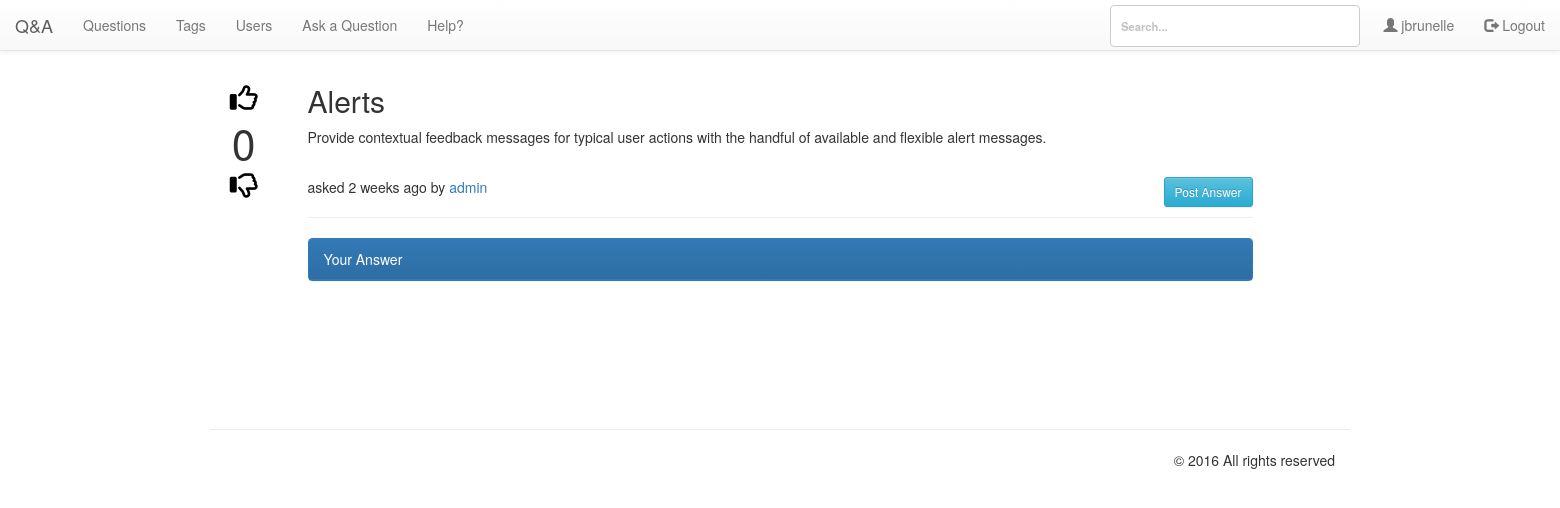
/pages/questions.php?qa=4 (signed in), run on the app's committed database.
### tables this page shows
CREATE TABLE `qa_posts` (
  `postid` int(10) UNSIGNED NOT NULL,
  `type` enum('Q','A','C','Q_HIDDEN','A_HIDDEN','C_HIDDEN','Q_QUEUED','A_QUEUED','C_QUEUED','NOTE') NOT NULL,
  `parentid` int(10) UNSIGNED DEFAULT NULL,
  `acount` smallint(5) UNSIGNED NOT NULL DEFAULT '0',
  `amaxvote` smallint(5) UNSIGNED NOT NULL DEFAULT '0',
  `userid` int(10) UNSIGNED DEFAULT NULL,
  `upvotes` smallint(5) UNSIGNED NOT NULL DEFAULT '0',
  `downvotes` smallint(5) UNSIGNED NOT NULL DEFAULT '0',
  `netvotes` smallint(6) NOT NULL DEFAULT '0',
  `views` int(10) UNSIGNED NOT NULL DEFAULT '0',
  `flagcount` tinyint(3) UNSIGNED NOT NULL DEFAULT '0',
  `format` varchar(20) NOT NULL DEFAULT '',
  `created` datetime NOT NULL,
  `updated` datetime DEFAULT NULL,
  `title` varchar(800) DEFAULT NULL,
  `content` varchar(8000) DEFAULT NULL,
  `tags` varchar(800) DEFAULT NULL,
  `selects` tinyint(1) DEFAULT NULL,
  `s_userid` tinyint(4) NOT NULL
);

CREATE TABLE `qa_users` (
  `userid` int(10) UNSIGNED NOT NULL,
  `created` datetime NOT NULL,
  `email` varchar(80) NOT NULL,
  `handle` varchar(20) NOT NULL,
  `avatarblobid` bigint(20) UNSIGNED DEFAULT NULL,
  `avatarwidth` smallint(5) UNSIGNED DEFAULT NULL,
  `avatarheight` smallint(5) UNSIGNED DEFAULT NULL,
  `passcheck` text,
  `loggedin` datetime NOT NULL
);

### pages/questions.php (the view, shortened to what the rows shown need)
<?php
include ($_SERVER['DOCUMENT_ROOT']."/pages/header.php");
include_once '../db/db.php';
include '../app/time.php';
require_once $_SERVER['DOCUMENT_ROOT'].'/nbbc/nbbc.php';
$bbcode = new BBCode;
$connection = new Db();
if(!empty($_GET['qa'])){
  $page_rows = 3;
  $pagenum = 1;
  $limit = 'LIMIT ' .($pagenum - 1) * $page_rows .',' .$page_rows;
  $sql = $connection -> select("SELECT * FROM `qa_posts` ORDER BY `postid` DESC $limit");
if(!empty($_SESSION['userid'])){
$postid = $connection -> quote($_GET['qa']);
$result = $connection -> select("SELECT `title`,`content`,`qa_posts`.`created`, `qa_posts`.`acount`, `qa_users`.`handle`, `qa_posts`.`flagcount`, `qa_users`.`userid`, `qa_posts`.`netvotes`, `qa_posts`.`postid` FROM `qa_posts` LEFT JOIN `qa_users` ON `qa_posts`.`userid` =  `qa_users`.`userid`  WHERE `postid`=".$postid." AND `type`='Q';");
$class = $connection -> select("SELECT `qa_uservotes`.`postid`, `type`, vote, `qa_uservotes`.`userid` FROM `qa_uservotes` INNER JOIN `qa_posts` ON `qa_posts`.`postid` = `qa_uservotes`.`postid` WHERE `qa_posts`.`type`='Q' AND `qa_uservotes`.`postid`=".$_GET['qa'].";");
foreach ($result as $key => $value) {
  ?>
  <div class="container">
    <div class="row">
      <div class="col-md-4 col-md-offset-4">
      </div>
    </div>
    <div class="row">
      <div class="col-md-1">
        <br>
        <form  method="post" id="upvote" class="my_form" action="/pages/votes.php">
          <div class="text-center upvote" id="upvote">
            <a class="<?php echo $updateClass;?>" id="<?php echo "upvote".$_GET['qa']; ?>" href='javascript:{}'
            onclick="<?php
                $retVal = ($_SESSION['name'] == $value['handle']) ? "ShowAlert();" : "document.getElementById('upvote').submit();" ;
                echo $retVal;
               ?>"
              >
              <i class="fa fa-thumbs-o-up fa-2x" aria-hidden="true" ></i></a></div>
        </form>
          <div class="text-center fa-3x"><span class="count"><?php echo $value['netvotes']; ?></span></div>
          <form  method="post" id="dnvote" class="my_form" action="/pages/votes.php">
            <div class="text-center downvote">
              <a href="javascript:{}" class="<?php echo $updateClass;?>"
                onclick="<?php
                    $retVal = ($_SESSION['name'] == $value['handle']) ? "ShowAlert();" : "document.getElementById('dnvote').submit();" ;
                    echo $retVal;
                   ?>
                "><i class="fa fa-thumbs-o-down fa-2x" aria-hidden="true"></i></a></div></form>
      </div>
      <div class="col-md-10">
        <h2><?php echo html_entity_decode($bbcode->Parse($value['title'])); ?></h2>
        <?php echo str_replace('pre', 'p', html_entity_decode($bbcode->Parse($value['content']))); ?>
        <div>
      <span class="">asked <?php echo  time_elapsed_string($value['created']); echo " by  <a href='#'>".$value['handle']."</a>"; ?> </span><div class="pull-right form-inline">
        <form class="freeze" action="/app/admin.php" id="freeze" method="post">
          <?php if($value['flagcount'] == 0){ ?>
            <a class="btn btn-sm btn-info col-md-pull-6 freeze" id="btnAnswer" onclick="$('#target').toggleClass('hidden');">Post Answer</a>
          <?php } ?>
        </form></div>
         </div>
        <hr>
      </div>
    </div>
      <div class="row">
        <div class="col-md-10 col-md-push-1">
          <div class="panel panel-primary">
      <div class="panel-heading"><?php if( $value['acount'] != 0){  echo $value['acount']." Answers"; ?></div> </div><?php
        $answer = $connection -> select("SELECT `title`,`content`,`qa_posts`.`created`, `postid`, `netvotes`, `qa_users`.`handle` FROM `qa_posts` LEFT JOIN `qa_users` ON `qa_posts`.`userid` =  `qa_users`.`userid`  WHERE `parentid`=".$postid." AND `type`='A' ORDER BY `created` DESC $limit;");
        $aclass = $connection -> select("SELECT `vote`, `qa_uservotes`.`postid` FROM `qa_uservotes` JOIN `qa_posts` ON `qa_posts`.`postid` = `qa_uservotes`.`postid` WHERE `qa_uservotes`.`userid`=".$_SESSION['userid'].";");
        $valaclass = (int)count($aclass);
        $aid;
        $aupdateClass;
          foreach ($answer as $key => $val) {
            if ($valaclass != 0 ) {
              foreach ($aclass as $key => $avote) {
                if($val['postid'] == $avote['postid']){
                  if($avote['vote'] == 0){
                    $aupdateClass = "upvote";
                  }
                  else if($avote['vote'] == 1){
                      $aupdateClass = "upvote upvote-enabled";
                   }else if($avote['vote'] == -1){
                     $aupdateClass = "upvote downvote-enabled";
                   }
                   else {
                     $aupdateClass = "upvote";
                   }
                }
               }
               }
            ?>
            <div class="col-md-1">
              <form  method="post" id="a_upvote<?php echo $val['postid'];?>" class="my_form" action="/pages/votes.php">
                <div class="text-center upvote">
                  <input type="hidden" name="a_vote" id="a_vote" value="a_upvote"/>
                  <input type="hidden" name="qa_voteid" id="qa_voteid" value="<?php echo $_GET['qa']; ?>"/>
                  <input type="hidden" name="a_upvoteid" value= <?php echo $val['postid']; ?> />
                  <a class="<?php
                  echo $aupdateClass;
                  ?>" id="<?php echo "a_upvote".$val['postid']; ?>" href='javascript:{}'
                  onclick="<?php
                      $retVal = ($_SESSION['name'] == $value['handle']) ? "ShowAlert();" : "document.getElementById('a_upvote".$val['postid']."').submit();" ;
                      echo $retVal;
                     ?>"
                    >
                    <i class="fa fa-thumbs-o-up" aria-hidden="true" ></i></a></div>
              </form>
                <div class="text-center fa-2x"><span class="count"><?php echo $val['netvotes']; ?></span></div>
                <form  method="post" id="a_dnvote<?php echo $val['postid'];?>" class="my_form" action="/pages/votes.php">
                  <div class="text-center downvote">
                    <input type="hidden" name="a_vote" id="a_vote" value="a_dnvote"/>
                    <input type="hidden" name="qa_voteid" id="qa_voteid" value="<?php echo $_GET['qa'];?>"/>
                    <input type="hidden" name="a_dnvoteid" value= <?php echo $val['postid']; ?> />
                    <a href="javascript:{}" class="<?php echo $aupdateClass;?>"
                      onclick="<?php
                          $retVal = ($_SESSION['name'] == $value['handle']) ? "ShowAlert();" : "document.getElementById('a_dnvote".$val['postid']."').submit();" ;
                          echo $retVal;
                         ?>
                      "><i class="fa fa-thumbs-o-down" aria-hidden="true"></i></a></div></form></div>
            <div class="col-md-1 text-center">
              <i class="fa fa-check fa-2x text-center" aria-hidden="true"></i>
            </div>
            <div class="col-md-10">
             <?php echo str_replace('pre', 'p', html_entity_decode($bbcode->Parse($val['content'])));?>
              <span class="">answered <?php echo  time_elapsed_string($val['created']); echo " by  <a href='#'>".$val['handle']."</a>"; ?> </span>
                <hr />
            </div>
            <?php }
       } else { echo "Your Answer"; ?></div>
     </div>
     <?php } ?>
     </div>
      </div>
      <div class="row">
        <div class="col-md-12 col-md-push-6">
          <div class="">
          </div>
        </div>
      </div>
</div>
<?php }
}
else{
include 'check.php';
}}
else {
  echo '<script type="text/javascript">
  window.location.href = "/index.php";
  </script>';
}
include 'footer.php';
?>

### nbbc/nbbc.php (shortened to what the rows shown need)
<?php
class BBCodeLexer {
var $state;
var $input;
var $ptr;
var $verbatim;
function BBCodeLexer($string, $tagmarker = '[') {
$regex_beginmarkers = Array( '[' => '\[', '<' => '<', '{' => '\{', '(' => '\(' );
$regex_endmarkers = Array( '[' => '\]', '<' => '>', '{' => '\}', '(' => '\)' );
$endmarkers = Array( '[' => ']', '<' => '>', '{' => '}', '(' => ')' );
$e = $regex_endmarkers[$tagmarker];
$b = $regex_beginmarkers[$tagmarker];
$this->pat_main = "/( "
. "{$b}"
. "(?! -- | ' | !-- | {$b}{$b} )"
. "(?: [^\\n\\r{$b}{$e}] | \\\" [^\\\"\\n\\r]* \\\" | \\' [^\\'\\n\\r]* \\' )*"
. "{$e}"
. "| {$b}{$b} (?: [^{$e}\\r\\n] | {$e}[^{$e}\\r\\n] )* {$e}{$e}"
. "| {$b} (?: -- | ' ) (?: [^{$e}\\n\\r]* ) {$e}"
. "| {$b}!-- (?: [^-] | -[^-] | --[^{$e}] )* --{$e}"
. "| -----+"
. "| \\x0D\\x0A | \\x0A\\x0D | \\x0D | \\x0A"
. "| [\\x00-\\x09\\x0B-\\x0C\\x0E-\\x20]+(?=[\\x0D\\x0A{$b}]|-----|$)"
. "| (?<=[\\x0D\\x0A{$e}]|-----|^)[\\x00-\\x09\\x0B-\\x0C\\x0E-\\x20]+"
. " )/Dx";
$this->input = preg_split($this->pat_main, $string, -1, PREG_SPLIT_DELIM_CAPTURE);
$this->ptr = 0;
$this->unget = false;
$this->state = BBCODE_LEXSTATE_TEXT;
$this->verbatim = false;
}
function NextToken() {
while (true) {
if ($this->ptr >= count($this->input)) {
return $this->token = BBCODE_EOI;
}
$this->text = preg_replace("/[\\x00-\\x08\\x0B-\\x0C\\x0E-\\x1F]/", "",
$this->input[$this->ptr++]);
if ($this->verbatim) {
$this->tag = false;
if ($this->state == BBCODE_LEXSTATE_TEXT) {
$this->state = BBCODE_LEXSTATE_TAG;
$token_type = BBCODE_TEXT;
}
else {
$this->state = BBCODE_LEXSTATE_TEXT;
switch (ord(substr($this->text, 0, 1))) {
case 10:
case 13:
$token_type = BBCODE_NL;
break;
default:
$token_type = BBCODE_WS;
break;
case 45:
case 40:
case 60:
case 91:
case 123:
$token_type = BBCODE_TEXT;
break;
}
}
if (strlen($this->text) > 0)
return $this->token = $token_type;
}
else if ($this->state == BBCODE_LEXSTATE_TEXT) {
$this->state = BBCODE_LEXSTATE_TAG;
if (strlen($this->text) > 0)
return $this->token = BBCODE_TEXT;
}
else {
switch (ord(substr($this->text, 0, 1))) {
case 10:
case 13:
$this->state = BBCODE_LEXSTATE_TEXT;
return $this->token = BBCODE_NL;
}
}
}
}
}
class BBCode {
var $current_class;
var $root_class;
var $allow_ampersand;
var $tag_marker;
var $ignore_newlines;
var $plain_mode;
var $detect_urls;
var $output_limit;
var $smileys;
var $smiley_regex;
var $enable_smileys;
var $debug;
function BBCode() {
$this->defaults = new BBCodeLibrary;
$this->smileys = $this->defaults->default_smileys;
$this->enable_smileys = true;
$this->smiley_regex = false;
$this->pre_trim = "";
$this->post_trim = "";
$this->root_class = 'block';
$this->tag_marker = '[';
$this->current_class = $this->root_class;
$this->debug = false;
$this->ignore_newlines = false;
$this->output_limit = 0;
$this->plain_mode = false;
$this->detect_urls = false;
}
function GetDefaultWikiURL() { return '/?page='; }
function GetDefaultLocalImgDir() { return "img"; }
function GetDefaultLocalImgURL() { return "img"; }
function GetDefaultRuleHTML() { return "\n<hr class=\"bbcode_rule\" />\n"; }
function GetDefaultSmileyDir() { return "smileys"; }
function GetDefaultSmileyURL() { return "smileys"; }
function HTMLEncode($string) {
if (!$this->allow_ampersand)
return htmlspecialchars($string);
else return str_replace(Array('<', '>', '"'),
Array('&lt;', '&gt;', '&quot;'), $string);
}
function FixupOutput($string) {
if (!$this->detect_urls) {
$output = $this->Internal_ProcessSmileys($string);
}
return $output;
}
function Internal_ProcessSmileys($string) {
if (!$this->enable_smileys || $this->plain_mode) {
$output = $this->HTMLEncode($string);
}
else {
$tokens = preg_split($this->smiley_regex, $string, -1, PREG_SPLIT_DELIM_CAPTURE);
if (count($tokens) <= 1) {
$output = $this->HTMLEncode($string);
}
}
return $output;
}
function Internal_RebuildSmileys() {
$regex = Array("/(?<![\\w])(");
$first = true;
foreach ($this->smileys as $code => $filename) {
if (!$first) $regex[] = "|";
$regex[] = preg_quote("$code", '/');
$first = false;
}
$regex[] = ")(?![\\w])/";
$this->smiley_regex = implode("", $regex);
}
function Internal_CollectTextReverse($array, $start = 0, $end = 0) {
for ($start = intval($start); $start >= $end; $start--)
print $array[$start][BBCODE_STACK_TEXT];
$output = ob_get_contents();
return $output;
}
function Internal_GenerateOutput($pos) {
$output = Array();
while (count($this->stack) > $pos) {
$token = array_pop($this->stack);
if ($token[BBCODE_STACK_TOKEN] != BBCODE_TAG) {
$output[] = $token;
}
}
return $output;
}
function Internal_ComputeCurrentClass() {
if (count($this->stack) > 0)
$this->current_class = $this->stack[count($this->stack)-1][BBCODE_STACK_CLASS];
else $this->current_class = $this->root_class;
}
function Internal_CleanupWSByPoppingStack($pattern, &$array) {
$oldlen = count($array);
}
function Internal_CleanupWSByEatingInput($pattern) {
foreach (str_split($pattern) as $char) {
switch ($char) {
case 's':
$token_type = $this->lexer->NextToken();
$this->lexer->UngetToken();
break;
}
}
}
function Parse($string) {
$this->lexer = new BBCodeLexer($string, $this->tag_marker);
$this->lexer->debug = $this->debug;
$old_output_limit = $this->output_limit;
$this->stack = Array();
$this->text_length = 0;
$newline = $this->plain_mode ? "\n" : "<br />\n";
while (true) {
if (($token_type = $this->lexer->NextToken()) == BBCODE_EOI) {
break;
}
switch ($token_type) {
case BBCODE_TEXT:
$this->text_length += strlen($this->lexer->text);
$this->stack[] = Array(
BBCODE_STACK_TOKEN => BBCODE_TEXT,
BBCODE_STACK_TEXT => $this->FixupOutput($this->lexer->text),
BBCODE_STACK_TAG => false,
BBCODE_STACK_CLASS => $this->current_class,
);
break;
case BBCODE_NL:
if ($this->ignore_newlines) {
if ($this->output_limit > 0
&& $this->text_length + 1 >= $this->output_limit) {
$this->Internal_DoLimit();
break 2;
}
$this->text_length += 1;
$this->stack[] = Array(
BBCODE_STACK_TOKEN => BBCODE_WS,
BBCODE_STACK_TEXT => "\n",
BBCODE_STACK_TAG => false,
BBCODE_STACK_CLASS => $this->current_class,
);
}
else {
$this->Internal_CleanupWSByPoppingStack("s", $this->stack);
$this->text_length += 1;
$this->stack[] = Array(
BBCODE_STACK_TOKEN => BBCODE_NL,
BBCODE_STACK_TEXT => $newline,
BBCODE_STACK_TAG => false,
BBCODE_STACK_CLASS => $this->current_class,
);
}
break;
}
}
$result = $this->Internal_GenerateOutput(0);
$result = $this->Internal_CollectTextReverse($result, count($result) - 1);
$this->output_limit = $old_output_limit;
return $result;
}
}

### data on the page
qa_posts: netvotes "0", start "Alerts", start "Provide contextual feedback messages for typical user actions with the handful of available and flexible alert messages.", created "2 weeks ago", qa_users.handle "admin", flagcount "Post Answer", acount "Your Answer"

### other printed values
$_SESSION['name'] "jbrunelle"
